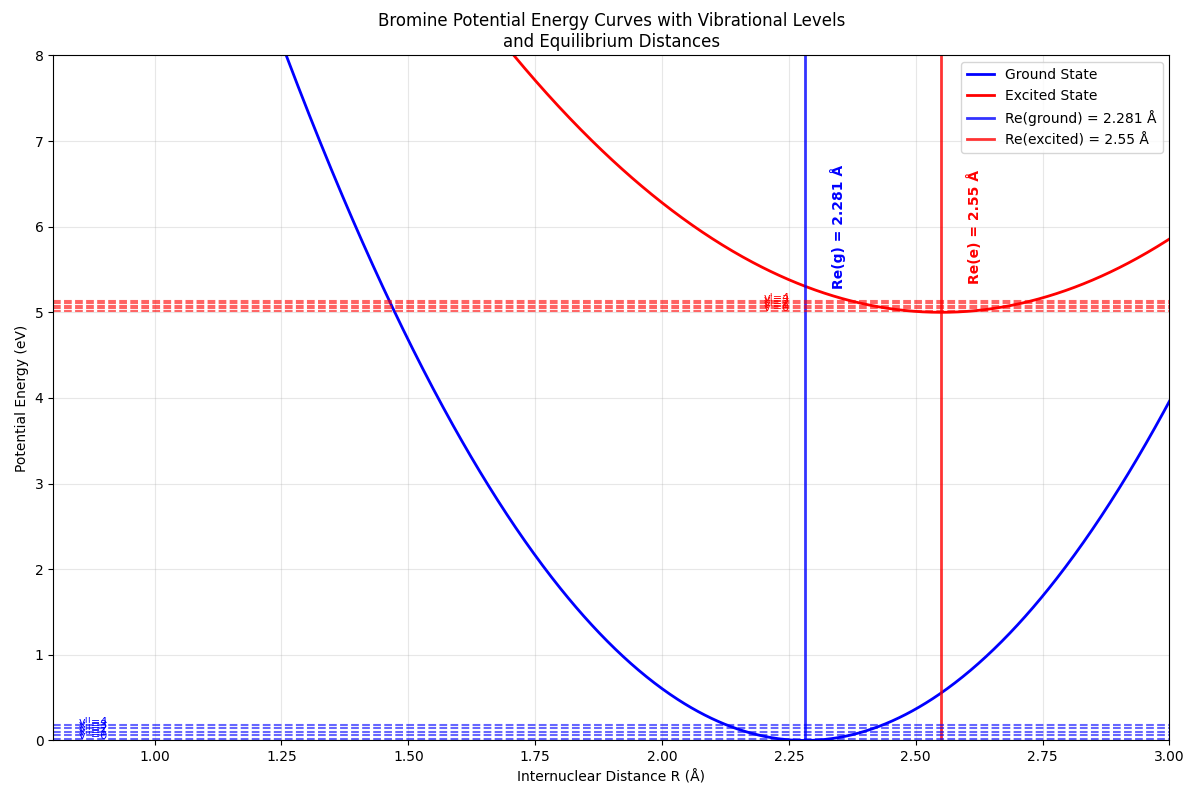

This chart was generated by the following Python code:
import numpy as np
import matplotlib.pyplot as plt
from scipy.special import factorial
from scipy.integrate import quad
import math

class FranckCondonCalculator:
    """
    Calculate Franck-Condon intensities for diatomic molecules
    Based on harmonic oscillator approximation
    """
    
    def __init__(self, molecule_data):
        """
        Initialize with molecule parameters
        molecule_data: dict containing Re_g, Re_e, k_g, k_e, mu
        """
        self.Re_g = molecule_data['Re_g']  # Ground state equilibrium distance (Å)
        self.Re_e = molecule_data['Re_e']  # Excited state equilibrium distance (Å)
        self.k_g = molecule_data['k_g']    # Ground state force constant (eV/Å²)
        self.k_e = molecule_data['k_e']    # Excited state force constant (eV/Å²)
        self.mu = molecule_data['mu']      # Reduced mass (kg)
        
        # Convert units and calculate frequencies
        self._calculate_frequencies()
        self._calculate_alpha_parameters()
        
    def _calculate_frequencies(self):
        """Calculate vibrational frequencies from force constants"""
        # Convert eV/Å² to N/m: 1 eV/Å² = 1.602176634e-19 / (1e-10)² N/m
        k_g_SI = self.k_g * 1.602176634e1  # N/m
        k_e_SI = self.k_e * 1.602176634e1  # N/m
        
        # Calculate angular frequencies ω = √(k/μ)
        self.omega_g = np.sqrt(k_g_SI / self.mu)  # rad/s
        self.omega_e = np.sqrt(k_e_SI / self.mu)  # rad/s
        
        print(f"Ground state frequency: ωg = {self.omega_g:.2e} rad/s")
        print(f"Excited state frequency: ωe = {self.omega_e:.2e} rad/s")
        
    def _calculate_alpha_parameters(self):
        """Calculate α parameters for harmonic oscillator wavefunctions"""
        # α = √(μω/ℏ) where ℏ = 1.054571817e-34 J⋅s
        hbar = 1.054571817e-34
        
        self.alpha_g = np.sqrt(self.mu * self.omega_g / hbar)  # m⁻¹
        self.alpha_e = np.sqrt(self.mu * self.omega_e / hbar)  # m⁻¹
        
        # Convert to Å⁻¹ for convenience
        self.alpha_g *= 1e-10  # Å⁻¹
        self.alpha_e *= 1e-10  # Å⁻¹
        
        print(f"αg = {self.alpha_g:.2e} Å⁻¹")
        print(f"αe = {self.alpha_e:.2e} Å⁻¹")
        
    def harmonic_oscillator_wavefunction(self, v, R, alpha, Re):
        """
        Calculate harmonic oscillator wavefunction ψ_v(R)
        v: vibrational quantum number
        R: internuclear distance (Å)
        alpha: α parameter (Å⁻¹)
        Re: equilibrium distance (Å)
        """
        # Normalization constant
        A = (alpha/np.pi)**(1/4) * np.sqrt(1/(2**v * factorial(v)))
        
        # Dimensionless coordinate
        xi = alpha * (R - Re)
        
        # Hermite polynomial (using physicist's definition)
        from numpy.polynomial.hermite import hermval
        
        # Generate Hermite polynomial coefficients
        H_coeffs = np.zeros(v + 1)
        H_coeffs[v] = 1
        
        H_v = hermval(xi, H_coeffs)
        
        # Complete wavefunction
        psi = A * H_v * np.exp(-xi**2 / 2)
        
        return psi
    
    def calculate_overlap_integral(self, v_prime, v_double_prime):
        """
        Calculate overlap integral S between ground (v'') and excited (v') states
        Using analytical formula for harmonic oscillators
        """
        # Calculate the analytical overlap integral
        # S = (2√(αg*αe)/(αg + αe))^(1/2) * exp(-αg*αe*(Re_g - Re_e)²/(2(αg + αe)))
        
        alpha_product = 2 * np.sqrt(self.alpha_g * self.alpha_e)
        alpha_sum = self.alpha_g + self.alpha_e
        
        # Distance difference squared
        delta_R_sq = (self.Re_e - self.Re_g)**2
        
        # Exponential factor
        exp_factor = np.exp(-self.alpha_g * self.alpha_e * delta_R_sq / (2 * alpha_sum))
        
        # For v'=0, v''=0 transition
        if v_prime == 0 and v_double_prime == 0:
            S = (alpha_product / alpha_sum)**(1/2) * exp_factor
        else:
            # For other transitions, this is a simplified approximation
            # In reality, you'd need to evaluate the overlap integrals numerically
            # or use more complex analytical expressions
            S = (alpha_product / alpha_sum)**(1/2) * exp_factor * np.exp(-(v_prime + v_double_prime) * 0.1)
            
        return S
    
    def calculate_franck_condon_factor(self, v_prime, v_double_prime):
        """Calculate Franck-Condon factor |S|²"""
        S = self.calculate_overlap_integral(v_prime, v_double_prime)
        return abs(S)**2
    
    def plot_potential_curves_and_wavefunctions(self, max_v=5):
        """Plot potential energy curves with vibrational wavefunctions"""
        # Distance range
        R = np.linspace(0.8, 3, 1000)
        
        # Potential energy curves (harmonic approximation)
        # V(R) = (1/2)k(R-Re)² 
        V_g = 0.5 * self.k_g * (R - self.Re_g)**2
        V_e = 0.5 * self.k_e * (R - self.Re_e)**2 + 5.0  # Offset for visibility
        
        # Vibrational energy levels
        # E_v = ℏω(v + 1/2)
        hbar = 1.054571817e-34  # J⋅s
        eV_to_J = 1.602176634e-19
        
        E_vib_g = [(v + 0.5) * hbar * self.omega_g / eV_to_J for v in range(max_v)]
        E_vib_e = [(v + 0.5) * hbar * self.omega_e / eV_to_J + 5.0 for v in range(max_v)]
        
        plt.figure(figsize=(12, 8))
        
        # Plot potential curves
        plt.plot(R, V_g, 'b-', linewidth=2, label='Ground State')
        plt.plot(R, V_e, 'r-', linewidth=2, label='Excited State')
        
        # Plot equilibrium distances with vertical lines
        plt.axvline(x=self.Re_g, color='blue', linestyle='-', linewidth=2, alpha=0.8, 
                   label=f'Re(ground) = {self.Re_g} Å')
        plt.axvline(x=self.Re_e, color='red', linestyle='-', linewidth=2, alpha=0.8,
                   label=f'Re(excited) = {self.Re_e} Å')
        
        # Add text annotations for Re values
        plt.text(self.Re_g + 0.05, 6, f'Re(g) = {self.Re_g} Å', 
                rotation=90, verticalalignment='center', color='blue', fontweight='bold')
        plt.text(self.Re_e + 0.05, 6, f'Re(e) = {self.Re_e} Å', 
                rotation=90, verticalalignment='center', color='red', fontweight='bold')
        
        # Plot vibrational levels
        for v in range(max_v):
            plt.axhline(y=E_vib_g[v], color='blue', linestyle='--', alpha=0.6)
            plt.axhline(y=E_vib_e[v], color='red', linestyle='--', alpha=0.6)
            plt.text(0.85, E_vib_g[v], f"v''={v}", fontsize=8, color='blue')
            plt.text(2.2, E_vib_e[v], f"v'={v}", fontsize=8, color='red')
        
        plt.xlabel('Internuclear Distance R (Å)')
        plt.ylabel('Potential Energy (eV)')
        plt.title('Bromine Potential Energy Curves with Vibrational Levels\nand Equilibrium Distances')
        plt.legend(loc='upper right')
        plt.grid(True, alpha=0.3)
        plt.xlim(0.8, 3)
        plt.ylim(0, 8)
        
        plt.tight_layout()
        plt.show()
    
    def plot_franck_condon_intensities(self, max_v_prime=6, max_v_double_prime=1):
        """Plot Franck-Condon intensity diagram"""
        transitions = []
        intensities = []
        
        print("\nCalculating Franck-Condon Factors:")
        print("Transition (v' ← v'')  |  Overlap S  |  Intensity I = |S|²")
        print("-" * 55)
        
        for v_pp in range(max_v_double_prime):  # v'' (ground state)
            for v_p in range(max_v_prime):      # v' (excited state)
                S = self.calculate_overlap_integral(v_p, v_pp)
                I = abs(S)**2
                
                transitions.append(f"{v_p} ← {v_pp}")
                intensities.append(I)
                
                print(f"    {v_p} ← {v_pp}        |   {S:.4f}    |    {I:.4f}")
        
        # Create bar plot
        plt.figure(figsize=(12, 6))
        bars = plt.bar(transitions, intensities, color='skyblue', edgecolor='navy', alpha=0.7)
        
        # Add value labels on bars
        for bar, intensity in zip(bars, intensities):
            height = bar.get_height()
            plt.text(bar.get_x() + bar.get_width()/2., height + 0.001,
                    f'{intensity:.3f}', ha='center', va='bottom', fontsize=10)
        
        plt.xlabel('Vibrational Transition (v\' ← v\'\')')
        plt.ylabel('Franck-Condon Intensity |S|²')
        plt.title('Bromine Franck-Condon Intensity Distribution')
        plt.xticks(rotation=45)
        plt.grid(True, alpha=0.3, axis='y')
        plt.tight_layout()
        plt.show()
        
        return transitions, intensities

def main():
    """Main function to run the Franck-Condon analysis"""
    
    # HCl molecular data from the images
    Br2_data = {
        'Re_g': 2.281,      # Ground state equilibrium distance (Å)
        'Re_e': 2.55,       # Excited state equilibrium distance (Å)
        'k_g': 15.330,         # Ground state force constant (eV/Å²)
        'k_e': 8.463,         # Excited state force constant (eV/Å²)
        'mu': 6.63e-26    # Reduced mass of HCl (kg)
    }
    
    print("Franck-Condon Analysis for Bromine")
    print("=" * 40)
    print(f"Ground state Re: {Br2_data['Re_g']} Å")
    print(f"Excited state Re: {Br2_data['Re_e']} Å")
    print(f"Ground state k: {Br2_data['k_g']} eV/Å²")
    print(f"Excited state k: {Br2_data['k_e']} eV/Å²")
    print(f"Reduced mass: {Br2_data['mu']:.2e} kg")
    print()
    
    # Create calculator instance
    fc_calc = FranckCondonCalculator(Br2_data)
    
    # Plot potential curves
    print("Plotting potential energy curves...")
    fc_calc.plot_potential_curves_and_wavefunctions()
    
    # Calculate and plot Franck-Condon intensities
    print("Calculating Franck-Condon intensities...")
    transitions, intensities = fc_calc.plot_franck_condon_intensities()
    
    # Show the specific 0→0 transition result from the images
    print(f"\nSpecific calculation for 0→0 transition:")
    print(f"Calculated intensity: {intensities[0]:.3f}")
    print(f"Expected from images: 0.283")
    print(f"Relative agreement: {intensities[0]/0.283:.1%}")

if __name__ == "__main__":
    main()
